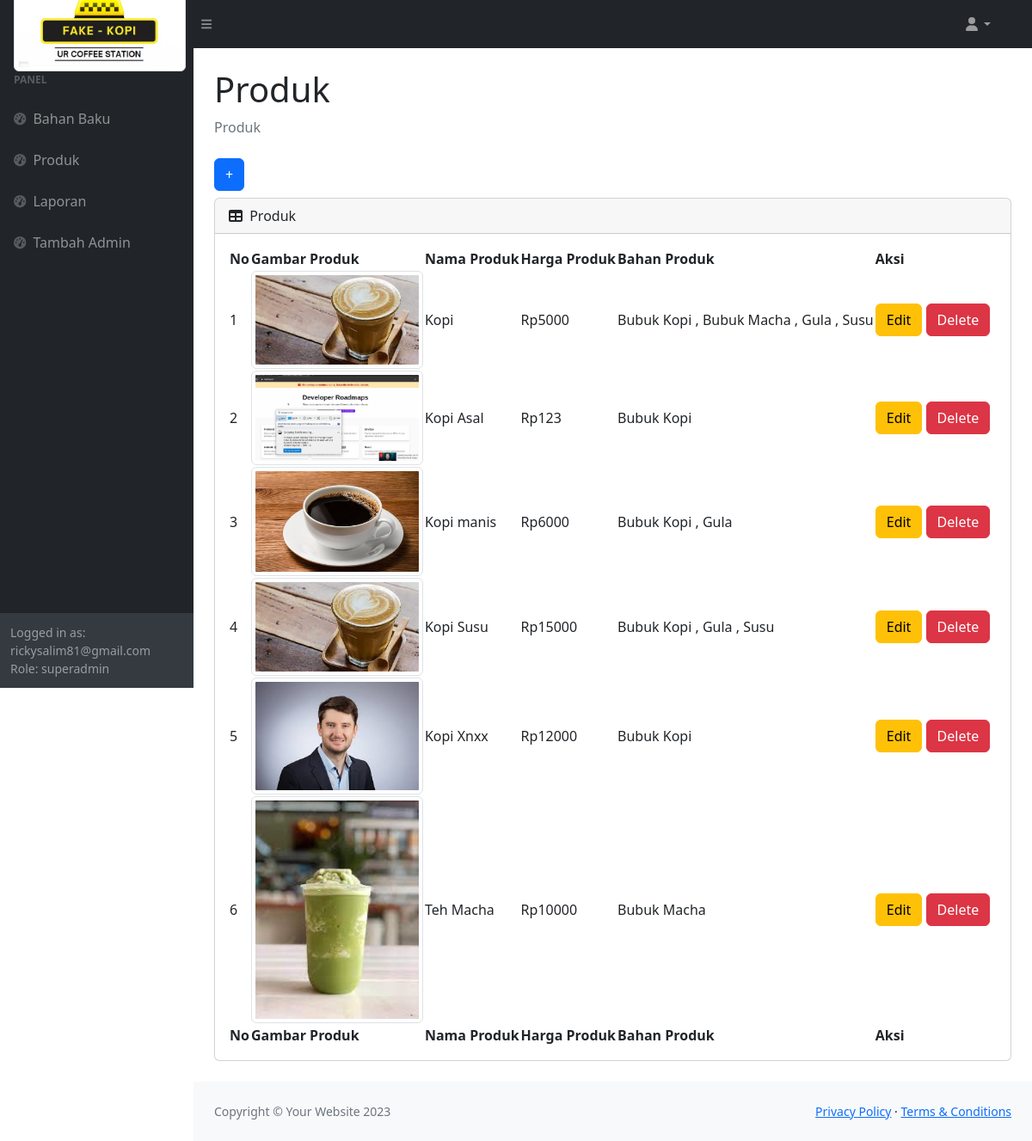
/pointofsales/produk.php (signed in), run on the app's committed database.
### tables this page shows
CREATE TABLE `produk` (
  `nama_produk` varchar(500) NOT NULL,
  `bahan_produk` json NOT NULL,
  `harga_produk` bigint NOT NULL DEFAULT '1',
  `gambar_produk` varchar(500) NOT NULL,
  PRIMARY KEY (`nama_produk`)
);

### pointofsales/produk.php (the view, shortened to what this page needs)
<?php
require './function/produk.php';
?>
<!DOCTYPE html>
<html lang="en">
    <head>
        <link href="https://cdn.jsdelivr.net/npm/simple-datatables@7.1.2/dist/style.min.css" rel="stylesheet" />
        <link href="public/css/styles.css" rel="stylesheet" />
    </head>
    <body class="sb-nav-fixed">
        <?php
            include('partials/topnav.php');
        ?>
        <div id="layoutSidenav">
            <?php
              include('partials/sidenav.php');
            ?>
            <div id="layoutSidenav_content">
                <main>
                    <div class="container-fluid px-4">
                        <h1 class="mt-4">Produk</h1>
                        <ol class="breadcrumb mb-4">
                            <li class="breadcrumb-item active">Produk</li>
                        </ol>
                        <button class="btn btn-primary mb-2" data-bs-toggle="collapse" data-bs-target="#collapseForm" aria-expanded="false" aria-controls="collapseForm">+</button>
                        <div class="card mb-4">
                            <div class="card-header">
                                <i class="fas fa-table me-1"></i>
                                Produk
                            </div>
                            <div class="card-body">
                                <table id="datatablesSimple">
                                    <thead>
                                        <tr>
                                            <th>No</th>
                                            <th>Gambar Produk</th>
                                            <th>Nama Produk</th>
                                            <th>Harga Produk</th>
                                            <th>Bahan Produk</th>
                                            <th>Aksi</th>
                                        </tr>
                                    </thead>
                                    <tfoot>
                                        <tr>
                                            <th>No</th>
                                            <th>Gambar Produk</th>
                                            <th>Nama Produk</th>
                                            <th>Harga Produk</th>
                                            <th>Bahan Produk</th>
                                            <th>Aksi</th>
                                        </tr>
                                    </tfoot>
                                    <tbody>
                                    <?php
                                        $produk = mysqli_query($conn, "SELECT * FROM produk");
                                        $i = 1;
                                        while($fetchproduk = mysqli_fetch_array($produk, MYSQLI_ASSOC)) {
                                            $arr = json_decode($fetchproduk['bahan_produk']);
                                            $implodeBahanProduk = implode(" , ",$arr);
                                    ?>
                                        <tr>
                                            <td><?=$i++?></td>
                                            <td><img src="<?=$fetchproduk['gambar_produk']?>" class="img-thumbnail" width="200px" height="200px"/></td>
                                            <td><?=$fetchproduk['nama_produk']?></td>
                                            <td><?= 'Rp'.$fetchproduk['harga_produk']?></td>
                                            <td><?=$implodeBahanProduk?></td>
                                            <td>
                                                <button type="button" class="btn btn-warning" data-bs-toggle="modal" data-bs-target="#edit<?=$i?>">
                                                 Edit
                                                </button>
                                                <button type="button" class="btn btn-danger" data-bs-toggle="modal" data-bs-target="#delete<?=$i?>">
                                                 Delete
                                                </button>
                                            </div>
                                            </div>
                                        </td>
                                    </tr>
                                <?php
                                }
                                    ?>
                <footer class="py-4 bg-light mt-auto">
                    <div class="container-fluid px-4">
                        <div class="d-flex align-items-center justify-content-between small">
                            <div class="text-muted">Copyright &copy; Your Website 2023</div>
                            <div>
                                <a href="#">Privacy Policy</a>
                                &middot;
                                <a href="#">Terms &amp; Conditions</a>
                            </div>
                        </div>
                    </div>
                </footer>
    </body>
</html>

### pointofsales/partials/topnav.php (shortened to what this page needs)
<nav class="sb-topnav navbar navbar-expand navbar-dark bg-dark">
    <a class="navbar-brand ps-3" href="index.php"><img src="public/assets/img/Logo.jpg" class='img-thumbnail' width='200' height='200'/></a>
    <button class="btn btn-link btn-sm order-1 order-lg-0 me-4 me-lg-0" id="sidebarToggle" href="#!"><i class="fas fa-bars"></i></button>
    <div class="d-none d-md-inline-block form-inline ms-auto me-0 me-md-3 my-2 my-md-0">
        <ul class="navbar-nav ms-auto ms-md-0 me-3 me-lg-4">
            <li class="nav-item dropdown">
                <a class="nav-link dropdown-toggle" id="navbarDropdown" href="#" role="button" data-bs-toggle="dropdown" aria-expanded="false"><i class="fas fa-user fa-fw"></i></a>
            </li>
        </ul>
    </div>
</nav>

### pointofsales/partials/sidenav.php (shortened to what this page needs)
<div id="layoutSidenav_nav">
    <nav class="sb-sidenav accordion sb-sidenav-dark" id="sidenavAccordion">
        <div class="sb-sidenav-menu">
            <div class="nav">
                <div class="sb-sidenav-menu-heading">Panel</div>
                <?php
                    if(isset($_SESSION['user']) && $_SESSION['user'][2] == 'superadmin') {
                ?>
                <a class="nav-link" href="index.php">
                    <div class="sb-nav-link-icon"><i class="fas fa-tachometer-alt"></i></div>
                    Bahan Baku
                </a>
                <a class="nav-link" href="produk.php">
                    <div class="sb-nav-link-icon"><i class="fas fa-tachometer-alt"></i></div>
                    Produk
                </a>
                <a class="nav-link" href="laporan.php">
                    <div class="sb-nav-link-icon"><i class="fas fa-tachometer-alt"></i></div>
                    Laporan
                </a>
                <a class="nav-link" href="tambah_admin.php">
                    <div class="sb-nav-link-icon"><i class="fas fa-tachometer-alt"></i></div>
                    Tambah Admin
                </a>
                <?php
                    }
                ?>
            </div>
        </div>
        <div class="sb-sidenav-footer">
            <div class="small">Logged in as: <?= $_SESSION['user'][1]; ?></div>
            <div class="small">Role: <?= $_SESSION['user'][2]; ?></div>
        </div>
    </nav>
</div>

### data on the page
produk: gambar_produk (picture), nama_produk "Kopi", harga_produk "5000", bahan_produk "Bubuk Kopi , Bubuk Macha , Gula , Susu"
produk: gambar_produk (picture), nama_produk "Kopi Asal", harga_produk "123", bahan_produk "Bubuk Kopi"
produk: gambar_produk (picture), nama_produk "Kopi manis", harga_produk "6000", bahan_produk "Bubuk Kopi , Gula"
produk: gambar_produk (picture), nama_produk "Kopi Susu", harga_produk "15000", bahan_produk "Bubuk Kopi , Gula , Susu"
produk: gambar_produk (picture), nama_produk "Kopi Xnxx", harga_produk "12000", bahan_produk "Bubuk Kopi"
produk: gambar_produk (picture), nama_produk "Teh Macha", harga_produk "10000", bahan_produk "Bubuk Macha"

### other printed values
$_SESSION['user'][1] "rickysalim81@gmail.com"
$_SESSION['user'][2] "superadmin"
